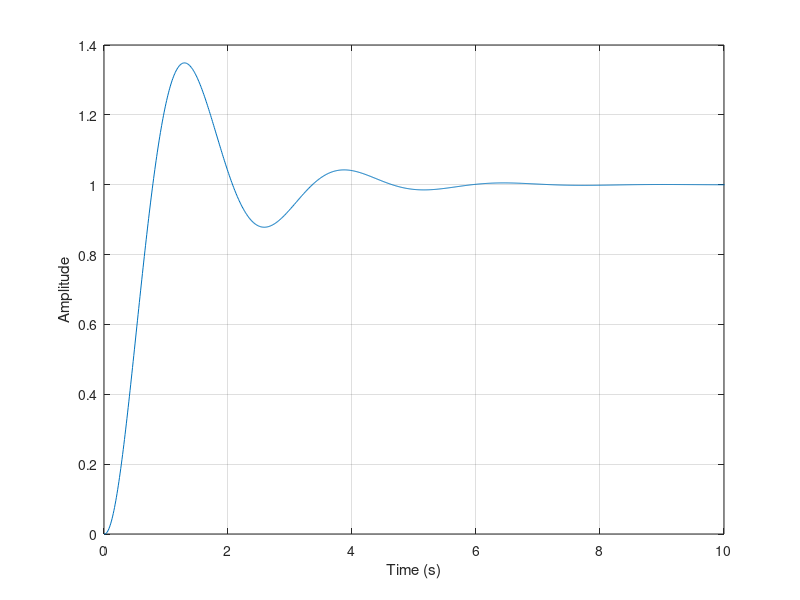
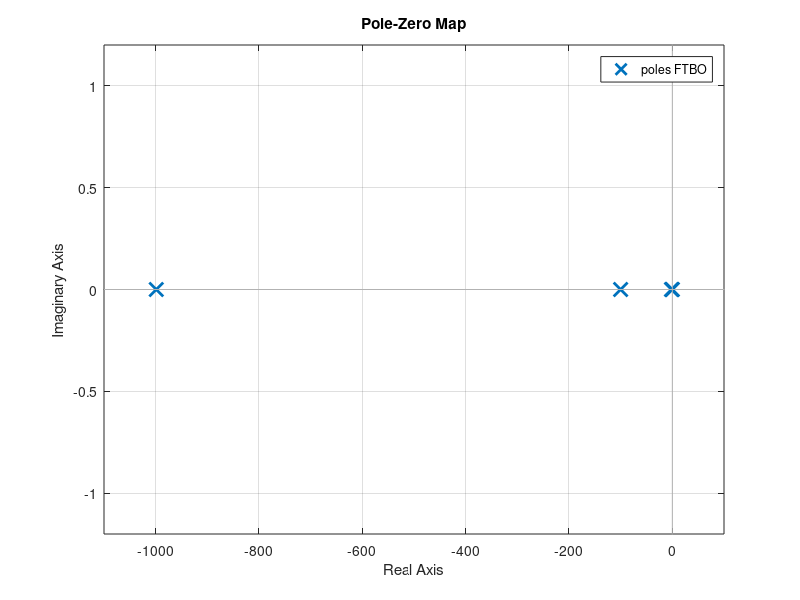
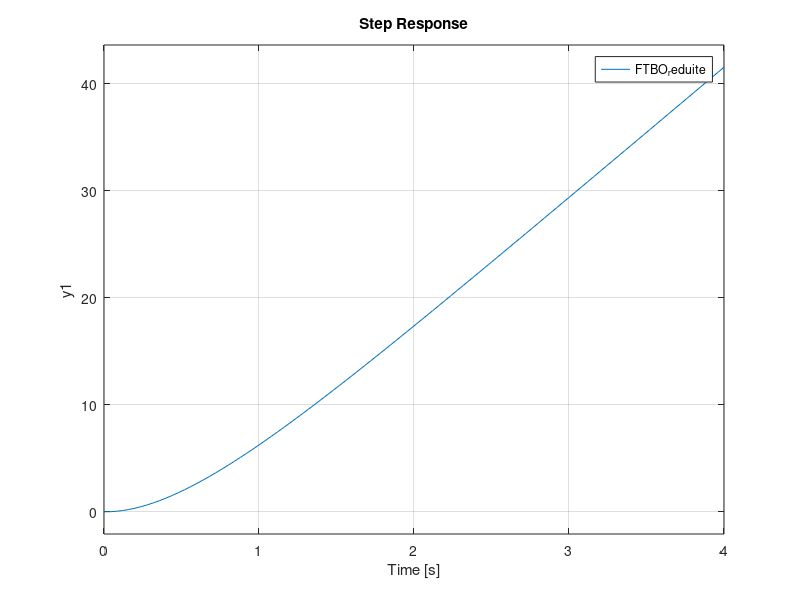
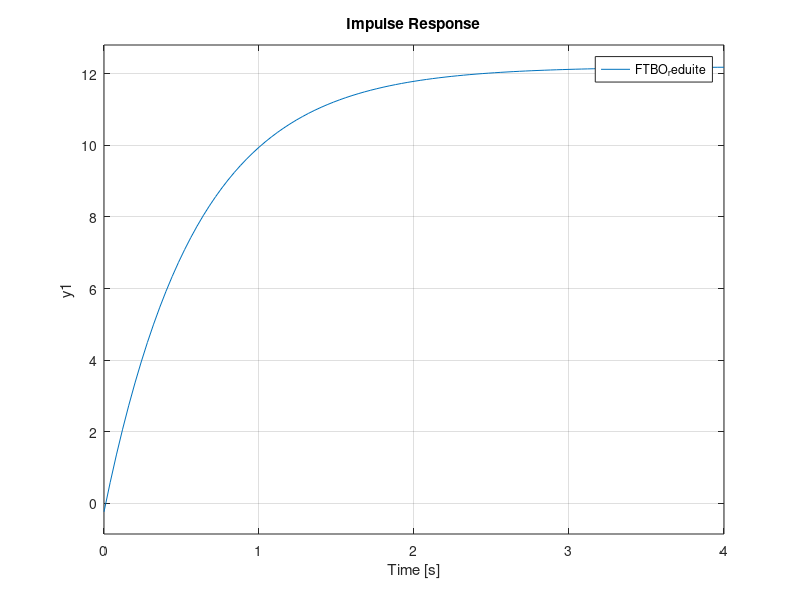

Write the MATLAB code that produced these figures, in order.
%%  S5 - APP3 - PROBLEMATIQUE - PROBLEMATIQUE.M
%   Auteur:     Giuseppe Lomonaco
%   CIP:        LOMG2301
%   Auteur:     Jean Dodie Ombeni
%   CIP:        OMBJ2301
%   Auteur:     Anthony Royer
%   CIP:        ROYA2019

%   Date de creation:                       30-Septembre-2023
%   Date de derniere modification:          03-Octobre-2023

%   DESCRIPTION:    fichier de calculs de la problématique

clc
close all
clear all


%% DONNEES DU PROBLEME
disp(" Paramètre        Valeur         Unité          Description ");
disp(" ---------------------------------------------------------- ");
Kp =            0.318;          % V/rad
K =             100;            %                   gain ampli 
tau =           0.01;           % Cste de temps ampli en seconde
Ki =            0.5;            % Cste de couple du moteur en N-m/A
Kb =            0.5;            % Cste de force contreélectromotrice (fcém) du moteur en V/rad/s
Ra =            8;              % résistance armature du moteur en Ohm
La =            0.008;          % inductance armature du moteur en H
Jm =            0.02;           % inertie armature en N-m s2/rad
Bm =            0.01;           % frottement visqueux armature en N.m/rad/s
N =             0.1;            % facteur de réduction 
JL =            1;              % inertie charge en N.m s2/rad
BL =            1;              % frottement visqueux charge en N-m/rad/s

fprintf("    Kp             %.3f         V/rad           \n", Kp)
fprintf("    K              %.0f                          gain ampli \n", K)
fprintf("   tau             %.2f             s        Cste de temps ampli \n", tau)
fprintf("    Ki             %.1f          N-m/A       Cste de couple du moteur \n", Ki) 
fprintf("    Kb             %.1f          V/rad/s   Cste de force contreélectromotrice (fcém) du moteur \n", Kb) 
fprintf("    Ra             %.0f              Ohm     résistance armature du moteur \n", Ra) 
fprintf("    La             %.3f             H      inductance armature du moteur \n", La)
fprintf("    Jm             %.2f          N-m s2/rad       inertie armature \n", Jm) 
fprintf("    Bm             %.2f          N.m/rad/s     frottement visqueux armature \n", Bm) 
fprintf("    N              %.1f                           facteur de réduction \n", N)
fprintf("    JL             %.0f             N.m s2/rad         inertie charge \n", JL) 
fprintf("    BL             %.0f             N-m/rad/s       frottement visqueux charge \n", BL)






%% Construction du modele ABCD
A = [0          1                                               0                           0;
    0           -(Bm+(N^2)*BL)/(Jm+(N^2)*JL)        N*Ki/(Jm+(N^2)*JL)                      0;
    0           -Kb/(La*N)                                      -Ra/La                      1/La;
    0           0                                                0                          -1/tau];

B = [   0;
        0;
        0;
        K/tau];

C = [1      0       0       0];

D = [0];


% on utilise ss2tf pour avoir le num et den de la fonction de transfert
[num, den] = ss2tf(A, B, C, D);
FTBO = tf(num, den)



%b) Matrice / eq d'état:
JmN2Jl = Jm + (N.^2)*JL;
BmN2Bl = Bm + (N.^2)*BL;

A1 = [0 1 0 0;
     0 (-BmN2Bl/JmN2Jl) (N*Ki/JmN2Jl) 0;
     0 (-Kb/(N*La)) (-Ra/La) (1/La);
     0 0 0 (-1/tau)];
B1 = [0 0 0 (K/tau)]';
C1 = [1 0 0 0];
D1 = [0];


%FTBF et FTBO numerique
[NUM1,DEN1] = ss2tf(A1,B1,C1,D1);
FTBO = tf(NUM1,DEN1)
FTBF = Kp*feedback(FTBO, Kp) % Kp gain de potentiometre donc lentre et le feedback est touche


numa = [K];
dena = [tau 1];
numb = [N*Ki];
denb = [(JmN2Jl*La) (Ra*JmN2Jl + La*BmN2Bl) (BmN2Bl*Ra + Ki*Kb) 0];

tfa = tf(numa,dena);
tfb = tf(numb/2.4e-06,denb/2.4e-06);
FTBO_a_bras = tfa*tfb
[NumBO,DenBO] = tfdata(FTBO_a_bras, 'v');
FTBF_a_bras = tf(Kp*NUM1,(DEN1 + Kp*NUM1))


t = [0:0.01:50]';
stepp = ones(size(t));

% Affichage
figure('Name','Simulation de lerreur avec une entree echelon')
plot(t, lsim(FTBF, stepp, t))
xlabel('Time (s)')
ylabel('Amplitude')
xlim([0 10])
grid on



%f) 2 - Reduction numerique:
figure('Name','PZmap FTBO')
pzmap(FTBO)
[R, P, Kq] = residue(NumBO,DenBO)
poids = abs(R)./real(P)
[B,A] = residue(R(3:4),P(3:4),Kq); %a modifier selon les poids
tfss = tf(B,A);

% On ne se sert pas de cela car FTBO est instable
% K1 = dcgain(FTBO);
% K2 = dcgain(tfss);
% KK = K2/K1;
% Kn = 1/KK;
% TF = tfss*Kn;

TF = tfss
FTBF_Red_num = Kp*feedback(tfss,Kp)

figure('Name','Réponse à un échelon en BO')
hold on
subplot(2,1,1)
step(FTBO)
legend('FTBO')
grid on
subplot(2,1,2)
step(TF)
legend('FTBO_reduite')
grid on
hold off

figure('Name','Réponse Impulsionnelle en BO')
hold on
subplot(2,1,1)
impulse(FTBO)
legend('FTBO')
grid on
subplot(2,1,2)
impulse(TF)
legend('FTBO_reduite')
grid on

% En BF
figure('Name','Réponse à un échelon en BF')
hold on
subplot(2,1,1)
step(FTBF)
legend('FTBF')
grid on
subplot(2,1,2)
step(FTBF_Red_num)
legend('FTBF_reduite')
grid on
hold off

figure('Name','Réponse Impulsionnelle en BF')
hold on
subplot(2,1,1)
impulse(FTBF)
legend('FTBF')
grid on
subplot(2,1,2)
impulse(FTBF_Red_num)
legend('FTBF_reduite')
grid on






%% partie identification
load donnees_moteur_2016

dt = t(2:end) - t(1:end-1);
%Force d'Entree
X1 = tension;

%Premiere derivee
X2 = diff(vitesse)./dt;
X = [X1(1:end-1) X2];

%Vecteur de sortie
Y = vitesse(1:end-1);

%Matrice de correlation
R = X'*X;
P = X'*Y;

%Coefficients
A = inv(R)*P

Bm = (0.0649/A(1)) - 0.031
Jm = -A(2)*(Bm + 0.031)






%% réduction physique

